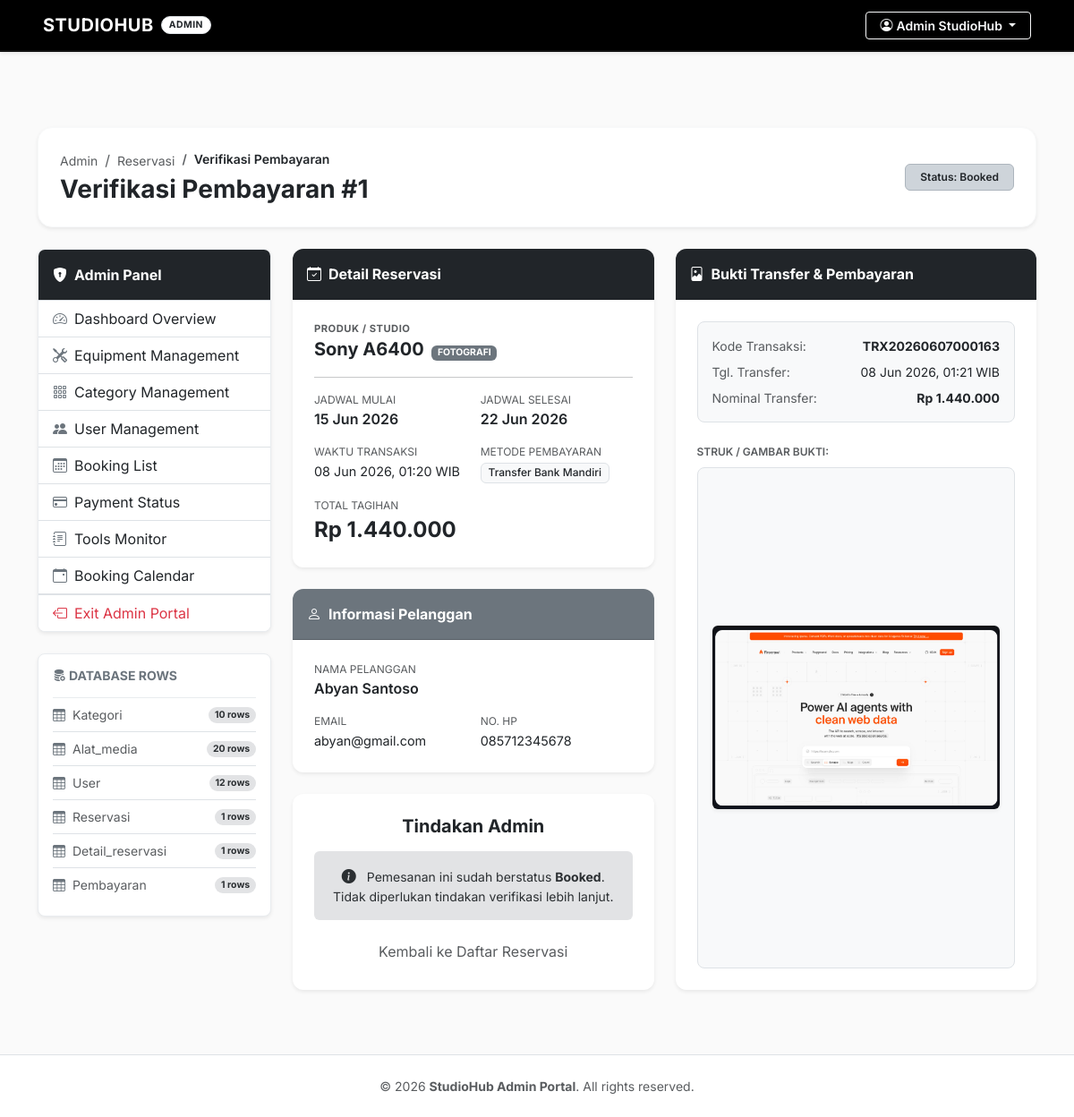
/modules/admin/pembayaran/verifikasi.php?id_reserv=1 (signed in), run on the app's committed database.
### tables this page shows
CREATE TABLE IF NOT EXISTS `reservasi` (
  `id_reserv` int(11) NOT NULL,
  `id_user` int(11) DEFAULT NULL,
  `tgl_reserv` datetime NOT NULL,
  `tgl_mulai` date NOT NULL,
  `tgl_selesai` date NOT NULL,
  `status_reserv` varchar(50) DEFAULT 'Pending',
  `harga_total` decimal(10,2) DEFAULT NULL,
  `metode_pembayaran` varchar(50) DEFAULT NULL
);

CREATE TABLE IF NOT EXISTS `alat_media` (
  `id_alat` int(11) NOT NULL,
  `nama_alat` varchar(100) NOT NULL,
  `desc_alat` text DEFAULT NULL,
  `id_kategori` int(11) DEFAULT NULL,
  `harga` decimal(10,2) NOT NULL,
  `stok` int(11) NOT NULL,
  `kondisi_alat` varchar(100) DEFAULT NULL,
  `foto_alat` varchar(255) DEFAULT NULL,
  `status_ketersediaan` varchar(50) DEFAULT NULL
);

CREATE TABLE IF NOT EXISTS `kategori` (
  `id_kategori` int(11) NOT NULL,
  `nama_kategori` varchar(100) NOT NULL,
  `desc_kategori` text DEFAULT NULL
);

CREATE TABLE IF NOT EXISTS `user` (
  `id_user` int(11) NOT NULL,
  `nama` varchar(100) NOT NULL,
  `email` varchar(100) NOT NULL,
  `id_password` varchar(255) NOT NULL,
  `no_hp` varchar(20) DEFAULT NULL,
  `role` enum('admin','pelanggan') DEFAULT 'pelanggan'
);

CREATE TABLE IF NOT EXISTS `pembayaran` (
  `id_pembayaran` int(11) NOT NULL,
  `id_reserv` int(11) DEFAULT NULL,
  `tgl_pembayaran` datetime NOT NULL,
  `jml_pembayaran` decimal(10,2) NOT NULL,
  `bukti_pembayaran` varchar(255) DEFAULT NULL,
  `kode_transaksi` varchar(100) DEFAULT NULL
);

### modules/admin/pembayaran/verifikasi.php (the view, shortened to what this page needs)
<?php
require_once '../../../config/koneksi.php';
$id_reserv = isset($_GET['id_reserv']) ? intval($_GET['id_reserv']) : 0;
$stmt = $pdo->prepare("SELECT r.*, u.nama AS nama_user, u.email, u.no_hp,
                              p.id_pembayaran, p.tgl_pembayaran, p.jml_pembayaran, p.bukti_pembayaran, p.kode_transaksi,
                              am.nama_alat, k.nama_kategori
                       FROM reservasi r
                       JOIN user u ON r.id_user = u.id_user
                       LEFT JOIN detail_reservasi dr ON r.id_reserv = dr.id_reserv
                       LEFT JOIN alat_media am ON dr.id_alat = am.id_alat
                       LEFT JOIN kategori k ON am.id_kategori = k.id_kategori
                       LEFT JOIN pembayaran p ON r.id_reserv = p.id_reserv
                       WHERE r.id_reserv = :id_reserv");
$stmt->execute(['id_reserv' => $id_reserv]);
$data = $stmt->fetch(PDO::FETCH_ASSOC);
$tables = ['kategori', 'alat_media', 'user', 'reservasi', 'detail_reservasi', 'pembayaran'];
$table_sizes = [];
foreach ($tables as $t) {
    $size_q = mysqli_query($conn, "SELECT COUNT(*) AS total FROM `$t`");
    $table_sizes[$t] = mysqli_fetch_assoc($size_q)['total'] ?? 0;
}
include '../../../includes/header_admin.php';
?>
<div class="pt-5 pb-4">
    <div class="p-4 bg-white border border-light shadow-sm rounded-4 mb-4 d-flex flex-wrap justify-content-between align-items-center">
        <div>
            <nav aria-label="breadcrumb" class="mb-1">
                <ol class="breadcrumb mb-0">
                    <li class="breadcrumb-item"><a href="../index.php" class="text-decoration-none text-muted small">Admin</a></li>
                    <li class="breadcrumb-item"><a href="../reservasi/index.php" class="text-decoration-none text-muted small">Reservasi</a></li>
                    <li class="breadcrumb-item active text-dark fw-semibold small" aria-current="page">Verifikasi Pembayaran</li>
                </ol>
            </nav>
            <h1 class="fw-bold mb-0 text-dark" style="font-size: 1.75rem;">Verifikasi Pembayaran #<?= $data['id_reserv'] ?></h1>
        </div>
        <div class="mt-3 mt-md-0">
            <span class="badge bg-dark-subtle text-dark border border-dark-subtle px-3 py-2 fw-semibold">
                Status: <?= htmlspecialchars($data['status_reserv']) ?>
            </span>
        </div>
    </div>
    <div class="row g-4">
        <div class="col-lg-3">
            <?php include '../../../includes/sidebar_admin.php'; ?>
            <div class="card shadow-sm border border-light-subtle rounded-3 p-3 mt-4 bg-white">
                <h6 class="fw-bold mb-3 text-secondary text-uppercase small"><i class="bi bi-database-fill-gear me-1"></i>Database Rows</h6>
                <div class="list-group list-group-flush small">
                    <?php foreach ($table_sizes as $table_name => $count): ?>
                    <div class="list-group-item d-flex justify-content-between align-items-center px-0 bg-transparent py-2">
                        <span class="text-muted text-capitalize"><i class="bi bi-table me-2 text-secondary"></i><?= htmlspecialchars($table_name) ?></span>
                        <span class="badge bg-secondary-subtle text-secondary-emphasis rounded-pill"><?= $count ?> rows</span>
                    </div>
                    <?php endforeach; ?>
                </div>
            </div>
        </div>
        <div class="col-lg-9">
            <div class="row g-4">
                <div class="col-md-6">
                    <div class="card border-0 shadow-sm mb-4 bg-white" style="border-radius: 12px;">
                        <div class="card-header bg-dark text-white fw-bold py-3" style="border-radius: 12px 12px 0 0;">
                            <i class="bi bi-calendar-check me-2"></i>Detail Reservasi
                        </div>
                        <div class="card-body p-4">
                            <div class="mb-3">
                                <small class="text-muted d-block text-uppercase fw-bold" style="font-size: 0.7rem; letter-spacing: 0.5px;">Produk / Studio</small>
                                <span class="fw-bold text-dark fs-5"><?= htmlspecialchars($data['nama_alat'] ?? 'Paket Sesi') ?></span>
                                <span class="badge bg-secondary text-uppercase ms-1" style="font-size: 0.65rem;">
                                    <?= htmlspecialchars($data['nama_kategori'] ?? 'Studio') ?>
                                </span>
                            </div>
                            <hr class="my-3 opacity-10">
                            <div class="row g-3">
                                <div class="col-6">
                                    <small class="text-muted d-block text-uppercase" style="font-size: 0.75rem;">Jadwal Mulai</small>
                                    <span class="fw-semibold text-dark"><?= date('d M Y', strtotime($data['tgl_mulai'])) ?></span>
                                </div>
                                <div class="col-6">
                                    <small class="text-muted d-block text-uppercase" style="font-size: 0.75rem;">Jadwal Selesai</small>
                                    <span class="fw-semibold text-dark"><?= date('d M Y', strtotime($data['tgl_selesai'])) ?></span>
                                </div>
                                <div class="col-6">
                                    <small class="text-muted d-block text-uppercase" style="font-size: 0.75rem;">Waktu Transaksi</small>
                                    <span class="text-dark" style="font-size: 0.9rem;"><?= date('d M Y, H:i', strtotime($data['tgl_reserv'])) ?> WIB</span>
                                </div>
                                <div class="col-6">
                                    <small class="text-muted d-block text-uppercase" style="font-size: 0.75rem;">Metode Pembayaran</small>
                                    <span class="badge bg-light text-dark border fw-medium"><?= htmlspecialchars($data['metode_pembayaran']) ?></span>
                                </div>
                                <div class="col-12">
                                    <small class="text-muted d-block text-uppercase" style="font-size: 0.75rem;">Total Tagihan</small>
                                    <span class="fw-bold text-dark fs-4">Rp <?= number_format($data['harga_total'], 0, ',', '.') ?></span>
                                </div>
                            </div>
                        </div>
                    </div>
                    <div class="card border-0 shadow-sm mb-4 bg-white" style="border-radius: 12px;">
                        <div class="card-header bg-secondary text-white fw-bold py-3" style="border-radius: 12px 12px 0 0;">
                            <i class="bi bi-person me-2"></i>Informasi Pelanggan
                        </div>
                        <div class="card-body p-4">
                            <div class="row g-3">
                                <div class="col-12">
                                    <small class="text-muted d-block text-uppercase" style="font-size: 0.75rem;">Nama Pelanggan</small>
                                    <span class="fw-semibold text-dark"><?= htmlspecialchars($data['nama_user']) ?></span>
                                </div>
                                <div class="col-6">
                                    <small class="text-muted d-block text-uppercase" style="font-size: 0.75rem;">Email</small>
                                    <span class="text-dark" style="font-size: 0.9rem;"><?= htmlspecialchars($data['email']) ?></span>
                                </div>
                                <div class="col-6">
                                    <small class="text-muted d-block text-uppercase" style="font-size: 0.75rem;">No. HP</small>
                                    <span class="text-dark" style="font-size: 0.9rem;"><?= htmlspecialchars($data['no_hp'] ?? '-') ?></span>
                                </div>
                            </div>
                        </div>
                    </div>
                    <div class="card border-0 shadow-sm bg-white" style="border-radius: 12px;">
                        <div class="card-body p-4 text-center">
                            <h5 class="fw-bold text-dark mb-3">Tindakan Admin</h5>
                            <?php if ($data['status_reserv'] === 'Waiting Payment'): ?>
                                <p class="text-muted small mb-4">Pastikan nominal transfer dan validitas bukti transfer di sebelah kanan sudah sesuai sebelum menyetujui.</p>
                                <form action="" method="POST" class="d-flex gap-3 justify-content-center">
                                    <button type="submit" name="action" value="reject" class="btn btn-outline-danger fw-bold px-4 py-2.5" onclick="return confirm('Apakah Anda yakin ingin menolak pembayaran ini?');" style="border-radius: 8px;">
                                        <i class="bi bi-x-circle me-1"></i> Tolak Pembayaran
                                    </button>
                                    <button type="submit" name="action" value="approve" class="btn btn-dark fw-bold px-4 py-2.5" onclick="return confirm('Apakah Anda yakin ingin menyetujui pembayaran ini?');" style="border-radius: 8px;">
                                        <i class="bi bi-check-circle me-1"></i> Setujui Pembayaran
                                    </button>
                                </form>
                            <?php else: ?>
                                <div class="alert alert-secondary border-0 mb-0 py-3 small">
                                    <i class="bi bi-info-circle-fill me-2 fs-6"></i>
                                    Pemesanan ini sudah berstatus <strong><?= htmlspecialchars($data['status_reserv']) ?></strong>. Tidak diperlukan tindakan verifikasi lebih lanjut.
                                </div>
                            <?php endif; ?>
                            <a href="../reservasi/index.php" class="btn btn-link text-muted text-decoration-none d-block mt-3 small">
                                Kembali ke Daftar Reservasi
                            </a>
                        </div>
                    </div>
                </div>
                <div class="col-md-6">
                    <div class="card border-0 shadow-sm bg-white h-100" style="border-radius: 12px;">
                        <div class="card-header bg-dark text-white fw-bold py-3" style="border-radius: 12px 12px 0 0;">
                            <i class="bi bi-file-image me-2"></i>Bukti Transfer & Pembayaran
                        </div>
                        <div class="card-body p-4 d-flex flex-column">
                            <?php if ($data['id_pembayaran']): ?>
                                <div class="p-3 bg-light rounded-3 mb-4 small border">
                                    <div class="row g-2">
                                        <div class="col-5 text-muted">Kode Transaksi:</div>
                                        <div class="col-7 text-dark fw-bold text-end"><?= htmlspecialchars($data['kode_transaksi']) ?></div>
                                        <div class="col-5 text-muted">Tgl. Transfer:</div>
                                        <div class="col-7 text-dark text-end"><?= date('d M Y, H:i', strtotime($data['tgl_pembayaran'])) ?> WIB</div>
                                        <div class="col-5 text-muted">Nominal Transfer:</div>
                                        <div class="col-7 text-dark fw-bold text-end text-success">Rp <?= number_format($data['jml_pembayaran'], 0, ',', '.') ?></div>
                                    </div>
                                </div>
                                <small class="text-muted d-block mb-2 text-uppercase fw-semibold" style="font-size: 0.75rem;">Struk / Gambar Bukti:</small>
                                <div class="flex-grow-1 d-flex align-items-center justify-content-center border rounded-3 p-3 bg-light overflow-hidden position-relative" style="min-height: 250px;">
                                    <?php if ($data['bukti_pembayaran'] && file_exists('../../../assets/img/uploads/bukti/' . $data['bukti_pembayaran'])): ?>
                                        <img src="../../../assets/img/uploads/bukti/<?= htmlspecialchars($data['bukti_pembayaran']) ?>" alt="Bukti Pembayaran" class="img-fluid rounded shadow-sm" style="max-height: 400px; object-fit: contain;">
                                    <?php elseif ($data['bukti_pembayaran'] && file_exists('../../../assets/img/uploads/' . $data['bukti_pembayaran'])): ?>
                                        <img src="../../../assets/img/uploads/<?= htmlspecialchars($data['bukti_pembayaran']) ?>" alt="Bukti Pembayaran" class="img-fluid rounded shadow-sm" style="max-height: 400px; object-fit: contain;">
                                    <?php endif; ?>
                                </div>
                            <?php endif; ?>
                        </div>
                    </div>
                </div>
            </div>
        </div>
    </div>
</div>
<?php
include '../../../includes/footer_admin.php';
?>

### assets/css/style.css (style rules this page uses)
body { font-family: 'Inter', -apple-system, BlinkMacSystemFont, "Segoe UI", Roboto, "Helvetica Neue", Arial, sans-serif; color: #333333; background-color: #f8f9fa; padding-top: 70px; }
.card { border: 1px solid #e3e6f0; border-radius: 6px; box-shadow: 0 2px 4px rgba(0,0,0,0.02); transition: transform 0.2s, box-shadow 0.2s; }

### includes/header_admin.php (style rules this page uses)
body { font-family: 'Inter', -apple-system, BlinkMacSystemFont, "Segoe UI", Roboto, sans-serif; color: #1a1a1a; background-color: #fafafa; }

### data on the page
reservasi: id_reserv "1", status_reserv "Booked", alat_media.nama_alat "Sony A6400", kategori.nama_kategori "FOTOGRAFI", tgl_mulai "15 Jun 2026", tgl_selesai "22 Jun 2026", tgl_reserv "08 Jun 2026, 01:20", metode_pembayaran "Transfer Bank Mandiri", harga_total "1.440.000", id_user.nama "Abyan Santoso", id_user.email "abyan@gmail.com", id_user.no_hp "085712345678", pembayaran.kode_transaksi "TRX20260607000163", pembayaran.tgl_pembayaran "08 Jun 2026, 01:21", pembayaran.jml_pembayaran "1.440.000", pembayaran.bukti_pembayaran (picture)

### other printed values
$_SESSION['nama'] "Admin StudioHub"
$table_name "Kategori"
$count "10"
$table_name "Alat_media"
$count "20"
$table_name "User"
$count "12"
$table_name "Reservasi"
$count "1"
$table_name "Detail_reservasi"
$table_name "Pembayaran"
